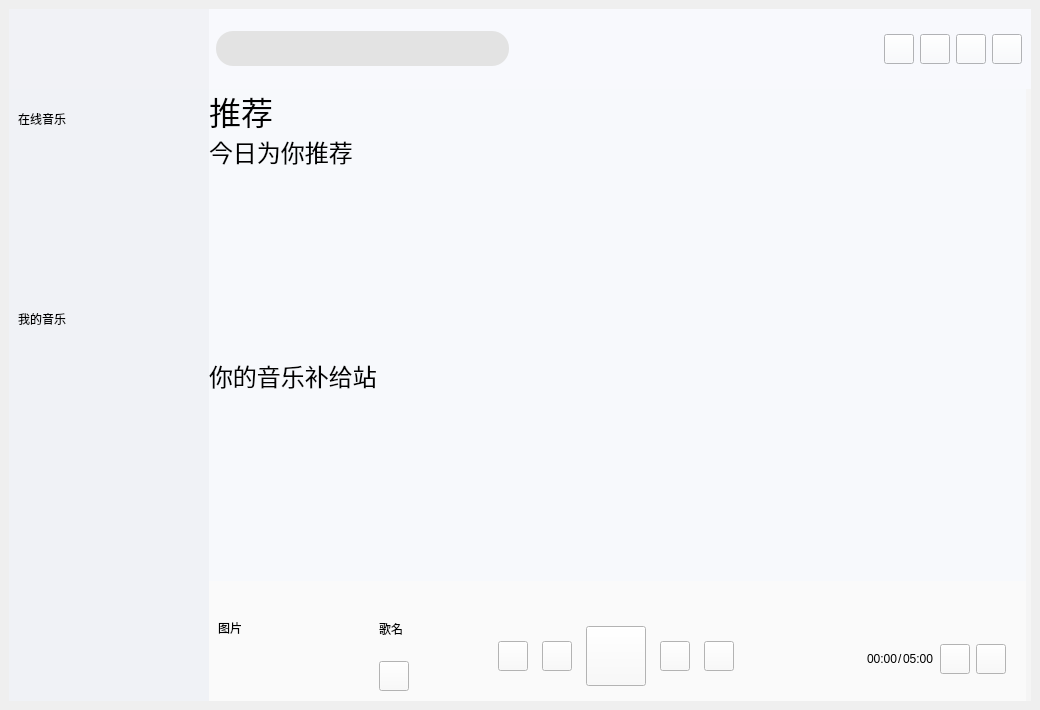
<?xml version="1.0" encoding="UTF-8"?>
<ui version="4.0">
 <class>client</class>
 <widget class="QWidget" name="client">
  <property name="geometry">
   <rect>
    <x>0</x>
    <y>0</y>
    <width>1040</width>
    <height>710</height>
   </rect>
  </property>
  <property name="windowTitle">
   <string>client</string>
  </property>
  <layout class="QVBoxLayout" name="verticalLayout">
   <property name="spacing">
    <number>6</number>
   </property>
   <property name="leftMargin">
    <number>9</number>
   </property>
   <property name="topMargin">
    <number>9</number>
   </property>
   <property name="rightMargin">
    <number>9</number>
   </property>
   <property name="bottomMargin">
    <number>9</number>
   </property>
   <item>
    <widget class="QWidget" name="background" native="true">
     <property name="styleSheet">
      <string notr="true"/>
     </property>
     <layout class="QVBoxLayout" name="verticalLayout_2">
      <property name="spacing">
       <number>0</number>
      </property>
      <property name="leftMargin">
       <number>0</number>
      </property>
      <property name="topMargin">
       <number>0</number>
      </property>
      <property name="rightMargin">
       <number>0</number>
      </property>
      <property name="bottomMargin">
       <number>0</number>
      </property>
      <item>
       <widget class="QWidget" name="head" native="true">
        <property name="minimumSize">
         <size>
          <width>0</width>
          <height>80</height>
         </size>
        </property>
        <property name="maximumSize">
         <size>
          <width>16777215</width>
          <height>80</height>
         </size>
        </property>
        <property name="styleSheet">
         <string notr="true">background-color:rgb(255, 244, 160)</string>
        </property>
        <layout class="QHBoxLayout" name="horizontalLayout">
         <property name="spacing">
          <number>0</number>
         </property>
         <property name="leftMargin">
          <number>0</number>
         </property>
         <property name="topMargin">
          <number>0</number>
         </property>
         <property name="rightMargin">
          <number>0</number>
         </property>
         <property name="bottomMargin">
          <number>0</number>
         </property>
         <item>
          <widget class="QWidget" name="headLeft" native="true">
           <property name="minimumSize">
            <size>
             <width>200</width>
             <height>0</height>
            </size>
           </property>
           <property name="maximumSize">
            <size>
             <width>200</width>
             <height>16777215</height>
            </size>
           </property>
           <property name="styleSheet">
            <string notr="true">background-color:rgb(241, 242, 246)</string>
           </property>
           <layout class="QHBoxLayout" name="horizontalLayout_3">
            <property name="spacing">
             <number>0</number>
            </property>
            <property name="leftMargin">
             <number>0</number>
            </property>
            <property name="topMargin">
             <number>0</number>
            </property>
            <property name="rightMargin">
             <number>0</number>
            </property>
            <property name="bottomMargin">
             <number>0</number>
            </property>
            <item>
             <widget class="QLabel" name="logo">
              <property name="styleSheet">
               <string notr="true">#logo
{
	background-image:url(&quot;:/images/logo.png&quot;);/*要加：*/
	background-repeat:no-repeat;/*因为图片小了，所以会重复*/
	background-position:center center;/*水平和垂直居中*/
}</string>
              </property>
              <property name="text">
               <string/>
              </property>
             </widget>
            </item>
           </layout>
          </widget>
         </item>
         <item>
          <widget class="QWidget" name="headRight" native="true">
           <property name="styleSheet">
            <string notr="true">background-color:rgb(248, 249, 253)</string>
           </property>
           <layout class="QHBoxLayout" name="horizontalLayout_2">
            <property name="spacing">
             <number>0</number>
            </property>
            <property name="leftMargin">
             <number>0</number>
            </property>
            <property name="topMargin">
             <number>0</number>
            </property>
            <property name="rightMargin">
             <number>0</number>
            </property>
            <property name="bottomMargin">
             <number>0</number>
            </property>
            <item>
             <widget class="QWidget" name="searchBox" native="true">
              <property name="minimumSize">
               <size>
                <width>300</width>
                <height>0</height>
               </size>
              </property>
              <property name="maximumSize">
               <size>
                <width>300</width>
                <height>16777215</height>
               </size>
              </property>
              <property name="styleSheet">
               <string notr="true"/>
              </property>
              <layout class="QHBoxLayout" name="horizontalLayout_4">
               <property name="spacing">
                <number>0</number>
               </property>
               <property name="leftMargin">
                <number>7</number>
               </property>
               <property name="topMargin">
                <number>0</number>
               </property>
               <property name="rightMargin">
                <number>0</number>
               </property>
               <property name="bottomMargin">
                <number>0</number>
               </property>
               <item>
                <widget class="QLineEdit" name="search">
                 <property name="minimumSize">
                  <size>
                   <width>0</width>
                   <height>35</height>
                  </size>
                 </property>
                 <property name="maximumSize">
                  <size>
                   <width>16777215</width>
                   <height>35</height>
                  </size>
                 </property>
                 <property name="styleSheet">
                  <string notr="true">#search
{
	background-color:#e3e3e3;
	border:none;
	border-radius:17px;
	padding-left:17px
}</string>
                 </property>
                </widget>
               </item>
              </layout>
             </widget>
            </item>
            <item>
             <widget class="QWidget" name="settingBox" native="true">
              <property name="styleSheet">
               <string notr="true"/>
              </property>
              <layout class="QHBoxLayout" name="horizontalLayout_5">
               <property name="spacing">
                <number>6</number>
               </property>
               <property name="leftMargin">
                <number>9</number>
               </property>
               <item>
                <spacer name="horizontalSpacer">
                 <property name="orientation">
                  <enum>Qt::Horizontal</enum>
                 </property>
                 <property name="sizeHint" stdset="0">
                  <size>
                   <width>40</width>
                   <height>20</height>
                  </size>
                 </property>
                </spacer>
               </item>
               <item>
                <widget class="QPushButton" name="skin">
                 <property name="minimumSize">
                  <size>
                   <width>30</width>
                   <height>30</height>
                  </size>
                 </property>
                 <property name="maximumSize">
                  <size>
                   <width>30</width>
                   <height>30</height>
                  </size>
                 </property>
                 <property name="styleSheet">
                  <string notr="true">#skin
{
	background-image:url(&quot;:/images/skin.png&quot;);
}
</string>
                 </property>
                 <property name="text">
                  <string/>
                 </property>
                </widget>
               </item>
               <item>
                <widget class="QPushButton" name="min">
                 <property name="minimumSize">
                  <size>
                   <width>30</width>
                   <height>30</height>
                  </size>
                 </property>
                 <property name="maximumSize">
                  <size>
                   <width>30</width>
                   <height>30</height>
                  </size>
                 </property>
                 <property name="styleSheet">
                  <string notr="true">#min
{
	background-image:url(&quot;:/images/min.png&quot;);
}</string>
                 </property>
                 <property name="text">
                  <string/>
                 </property>
                </widget>
               </item>
               <item>
                <widget class="QPushButton" name="max">
                 <property name="minimumSize">
                  <size>
                   <width>30</width>
                   <height>30</height>
                  </size>
                 </property>
                 <property name="maximumSize">
                  <size>
                   <width>30</width>
                   <height>30</height>
                  </size>
                 </property>
                 <property name="styleSheet">
                  <string notr="true">#max
{
	background-image:url(&quot;:/images/max.png&quot;);
}</string>
                 </property>
                 <property name="text">
                  <string/>
                 </property>
                </widget>
               </item>
               <item>
                <widget class="QPushButton" name="quit">
                 <property name="minimumSize">
                  <size>
                   <width>30</width>
                   <height>30</height>
                  </size>
                 </property>
                 <property name="maximumSize">
                  <size>
                   <width>30</width>
                   <height>30</height>
                  </size>
                 </property>
                 <property name="styleSheet">
                  <string notr="true">#quit
{
	background-image:url(&quot;:/images/quit.png&quot;);
}</string>
                 </property>
                 <property name="text">
                  <string/>
                 </property>
                </widget>
               </item>
              </layout>
             </widget>
            </item>
           </layout>
          </widget>
         </item>
        </layout>
       </widget>
      </item>
      <item>
       <widget class="QWidget" name="body" native="true">
        <property name="styleSheet">
         <string notr="true"/>
        </property>
        <layout class="QHBoxLayout" name="horizontalLayout_6">
         <property name="spacing">
          <number>0</number>
         </property>
         <property name="leftMargin">
          <number>0</number>
         </property>
         <property name="topMargin">
          <number>0</number>
         </property>
         <property name="rightMargin">
          <number>0</number>
         </property>
         <property name="bottomMargin">
          <number>0</number>
         </property>
         <item>
          <widget class="QWidget" name="bodyLeft" native="true">
           <property name="minimumSize">
            <size>
             <width>200</width>
             <height>0</height>
            </size>
           </property>
           <property name="maximumSize">
            <size>
             <width>200</width>
             <height>16777215</height>
            </size>
           </property>
           <property name="styleSheet">
            <string notr="true">background-color:rgb(240, 242, 246)</string>
           </property>
           <layout class="QVBoxLayout" name="verticalLayout_3">
            <property name="spacing">
             <number>0</number>
            </property>
            <property name="leftMargin">
             <number>0</number>
            </property>
            <property name="topMargin">
             <number>0</number>
            </property>
            <property name="rightMargin">
             <number>0</number>
            </property>
            <property name="bottomMargin">
             <number>0</number>
            </property>
            <item>
             <widget class="QWidget" name="leftBox" native="true">
              <property name="minimumSize">
               <size>
                <width>0</width>
                <height>400</height>
               </size>
              </property>
              <property name="maximumSize">
               <size>
                <width>16777215</width>
                <height>400</height>
               </size>
              </property>
              <property name="styleSheet">
               <string notr="true">background-color:rgb(240, 242, 246)</string>
              </property>
              <layout class="QVBoxLayout" name="verticalLayout_4">
               <property name="spacing">
                <number>0</number>
               </property>
               <property name="leftMargin">
                <number>0</number>
               </property>
               <property name="topMargin">
                <number>0</number>
               </property>
               <property name="rightMargin">
                <number>0</number>
               </property>
               <property name="bottomMargin">
                <number>0</number>
               </property>
               <item>
                <widget class="QWidget" name="onlineMusic" native="true">
                 <property name="styleSheet">
                  <string notr="true">background-color:rgb(240, 242, 246)</string>
                 </property>
                 <widget class="BtForm" name="rec" native="true">
                  <property name="geometry">
                   <rect>
                    <x>9</x>
                    <y>56</y>
                    <width>182</width>
                    <height>41</height>
                   </rect>
                  </property>
                  <property name="minimumSize">
                   <size>
                    <width>0</width>
                    <height>41</height>
                   </size>
                  </property>
                  <property name="maximumSize">
                   <size>
                    <width>16777215</width>
                    <height>41</height>
                   </size>
                  </property>
                  <property name="styleSheet">
                   <string notr="true"/>
                  </property>
                 </widget>
                 <widget class="QLabel" name="onlineMusicText">
                  <property name="geometry">
                   <rect>
                    <x>9</x>
                    <y>9</y>
                    <width>182</width>
                    <height>41</height>
                   </rect>
                  </property>
                  <property name="minimumSize">
                   <size>
                    <width>0</width>
                    <height>41</height>
                   </size>
                  </property>
                  <property name="maximumSize">
                   <size>
                    <width>16777215</width>
                    <height>41</height>
                   </size>
                  </property>
                  <property name="text">
                   <string>在线音乐</string>
                  </property>
                 </widget>
                </widget>
               </item>
               <item>
                <widget class="QWidget" name="myMusic" native="true">
                 <property name="styleSheet">
                  <string notr="true">background-color:rgb(240, 242, 246)</string>
                 </property>
                 <layout class="QVBoxLayout" name="verticalLayout_5">
                  <item>
                   <widget class="QLabel" name="myMusicText">
                    <property name="text">
                     <string>我的音乐</string>
                    </property>
                   </widget>
                  </item>
                  <item>
                   <widget class="BtForm" name="like" native="true">
                    <property name="styleSheet">
                     <string notr="true"/>
                    </property>
                   </widget>
                  </item>
                  <item>
                   <widget class="BtForm" name="local" native="true"/>
                  </item>
                  <item>
                   <widget class="BtForm" name="recent" native="true"/>
                  </item>
                 </layout>
                </widget>
               </item>
              </layout>
             </widget>
            </item>
            <item>
             <spacer name="verticalSpacer">
              <property name="orientation">
               <enum>Qt::Vertical</enum>
              </property>
              <property name="sizeHint" stdset="0">
               <size>
                <width>20</width>
                <height>583</height>
               </size>
              </property>
             </spacer>
            </item>
           </layout>
          </widget>
         </item>
         <item>
          <widget class="QWidget" name="bodyRight" native="true">
           <property name="styleSheet">
            <string notr="true">background-color:#f5f5f5</string>
           </property>
           <layout class="QVBoxLayout" name="verticalLayout_7">
            <property name="spacing">
             <number>0</number>
            </property>
            <property name="leftMargin">
             <number>0</number>
            </property>
            <property name="topMargin">
             <number>0</number>
            </property>
            <property name="rightMargin">
             <number>5</number>
            </property>
            <property name="bottomMargin">
             <number>0</number>
            </property>
            <item>
             <widget class="QStackedWidget" name="stackedWidget">
              <property name="styleSheet">
               <string notr="true">background-color: rgb(247,249,252)</string>
              </property>
              <property name="currentIndex">
               <number>0</number>
              </property>
              <widget class="QWidget" name="recPage">
               <widget class="QScrollArea" name="scrollArea">
                <property name="geometry">
                 <rect>
                  <x>-1</x>
                  <y>-4</y>
                  <width>820</width>
                  <height>500</height>
                 </rect>
                </property>
                <property name="widgetResizable">
                 <bool>true</bool>
                </property>
                <widget class="QWidget" name="scrollAreaWidgetContents">
                 <property name="geometry">
                  <rect>
                   <x>0</x>
                   <y>0</y>
                   <width>818</width>
                   <height>498</height>
                  </rect>
                 </property>
                 <layout class="QVBoxLayout" name="verticalLayout_6">
                  <property name="spacing">
                   <number>0</number>
                  </property>
                  <property name="leftMargin">
                   <number>0</number>
                  </property>
                  <property name="topMargin">
                   <number>0</number>
                  </property>
                  <property name="rightMargin">
                   <number>0</number>
                  </property>
                  <property name="bottomMargin">
                   <number>0</number>
                  </property>
                  <item>
                   <widget class="QLabel" name="recText">
                    <property name="minimumSize">
                     <size>
                      <width>0</width>
                      <height>50</height>
                     </size>
                    </property>
                    <property name="maximumSize">
                     <size>
                      <width>16777215</width>
                      <height>50</height>
                     </size>
                    </property>
                    <property name="font">
                     <font>
                      <family>Arial</family>
                      <pointsize>24</pointsize>
                     </font>
                    </property>
                    <property name="text">
                     <string>推荐</string>
                    </property>
                   </widget>
                  </item>
                  <item>
                   <widget class="QLabel" name="recMusicText">
                    <property name="minimumSize">
                     <size>
                      <width>0</width>
                      <height>30</height>
                     </size>
                    </property>
                    <property name="maximumSize">
                     <size>
                      <width>16777215</width>
                      <height>30</height>
                     </size>
                    </property>
                    <property name="font">
                     <font>
                      <pointsize>18</pointsize>
                     </font>
                    </property>
                    <property name="text">
                     <string>今日为你推荐</string>
                    </property>
                   </widget>
                  </item>
                  <item>
                   <widget class="RecBox" name="recMusicBox" native="true"/>
                  </item>
                  <item>
                   <widget class="QLabel" name="supplyMusicText">
                    <property name="minimumSize">
                     <size>
                      <width>0</width>
                      <height>30</height>
                     </size>
                    </property>
                    <property name="maximumSize">
                     <size>
                      <width>16777215</width>
                      <height>30</height>
                     </size>
                    </property>
                    <property name="font">
                     <font>
                      <pointsize>18</pointsize>
                     </font>
                    </property>
                    <property name="text">
                     <string>你的音乐补给站</string>
                    </property>
                   </widget>
                  </item>
                  <item>
                   <widget class="RecBox" name="supplyMusicBox" native="true"/>
                  </item>
                 </layout>
                </widget>
               </widget>
              </widget>
              <widget class="QWidget" name="likePage">
               <widget class="QLabel" name="label_3">
                <property name="geometry">
                 <rect>
                  <x>210</x>
                  <y>180</y>
                  <width>72</width>
                  <height>15</height>
                 </rect>
                </property>
                <property name="text">
                 <string>page2</string>
                </property>
               </widget>
              </widget>
              <widget class="QWidget" name="localPage">
               <widget class="QLabel" name="label_4">
                <property name="geometry">
                 <rect>
                  <x>300</x>
                  <y>180</y>
                  <width>72</width>
                  <height>15</height>
                 </rect>
                </property>
                <property name="text">
                 <string>page3</string>
                </property>
               </widget>
              </widget>
              <widget class="QWidget" name="recentPage">
               <widget class="QLabel" name="label_5">
                <property name="geometry">
                 <rect>
                  <x>190</x>
                  <y>160</y>
                  <width>72</width>
                  <height>15</height>
                 </rect>
                </property>
                <property name="text">
                 <string>page4</string>
                </property>
               </widget>
              </widget>
             </widget>
            </item>
            <item>
             <widget class="QWidget" name="progressBar" native="true">
              <property name="minimumSize">
               <size>
                <width>0</width>
                <height>30</height>
               </size>
              </property>
              <property name="maximumSize">
               <size>
                <width>16777215</width>
                <height>30</height>
               </size>
              </property>
              <property name="styleSheet">
               <string notr="true">background-color:rgb(250, 250, 250)</string>
              </property>
             </widget>
            </item>
            <item>
             <widget class="QWidget" name="controlBox" native="true">
              <property name="minimumSize">
               <size>
                <width>0</width>
                <height>90</height>
               </size>
              </property>
              <property name="maximumSize">
               <size>
                <width>16777215</width>
                <height>90</height>
               </size>
              </property>
              <property name="styleSheet">
               <string notr="true">background-color:rgb(250, 250, 250)</string>
              </property>
              <layout class="QHBoxLayout" name="horizontalLayout_7">
               <property name="spacing">
                <number>0</number>
               </property>
               <property name="leftMargin">
                <number>0</number>
               </property>
               <property name="topMargin">
                <number>0</number>
               </property>
               <property name="rightMargin">
                <number>0</number>
               </property>
               <property name="bottomMargin">
                <number>0</number>
               </property>
               <item>
                <widget class="QWidget" name="play1" native="true">
                 <property name="styleSheet">
                  <string notr="true"/>
                 </property>
                 <widget class="QLabel" name="musicCover">
                  <property name="geometry">
                   <rect>
                    <x>9</x>
                    <y>9</y>
                    <width>30</width>
                    <height>16</height>
                   </rect>
                  </property>
                  <property name="text">
                   <string>图片</string>
                  </property>
                 </widget>
                 <widget class="QLabel" name="musicName">
                  <property name="geometry">
                   <rect>
                    <x>170</x>
                    <y>10</y>
                    <width>30</width>
                    <height>16</height>
                   </rect>
                  </property>
                  <property name="text">
                   <string>歌名</string>
                  </property>
                 </widget>
                 <widget class="QPushButton" name="download">
                  <property name="geometry">
                   <rect>
                    <x>170</x>
                    <y>50</y>
                    <width>30</width>
                    <height>30</height>
                   </rect>
                  </property>
                  <property name="minimumSize">
                   <size>
                    <width>30</width>
                    <height>30</height>
                   </size>
                  </property>
                  <property name="maximumSize">
                   <size>
                    <width>30</width>
                    <height>30</height>
                   </size>
                  </property>
                  <property name="text">
                   <string/>
                  </property>
                 </widget>
                </widget>
               </item>
               <item>
                <widget class="QWidget" name="play2" native="true">
                 <property name="styleSheet">
                  <string notr="true"/>
                 </property>
                 <layout class="QHBoxLayout" name="horizontalLayout_8">
                  <item>
                   <widget class="QPushButton" name="addLike">
                    <property name="minimumSize">
                     <size>
                      <width>30</width>
                      <height>30</height>
                     </size>
                    </property>
                    <property name="maximumSize">
                     <size>
                      <width>30</width>
                      <height>30</height>
                     </size>
                    </property>
                    <property name="text">
                     <string/>
                    </property>
                   </widget>
                  </item>
                  <item>
                   <widget class="QPushButton" name="playPrev">
                    <property name="minimumSize">
                     <size>
                      <width>30</width>
                      <height>30</height>
                     </size>
                    </property>
                    <property name="maximumSize">
                     <size>
                      <width>30</width>
                      <height>30</height>
                     </size>
                    </property>
                    <property name="text">
                     <string/>
                    </property>
                   </widget>
                  </item>
                  <item>
                   <widget class="QPushButton" name="play">
                    <property name="minimumSize">
                     <size>
                      <width>60</width>
                      <height>60</height>
                     </size>
                    </property>
                    <property name="maximumSize">
                     <size>
                      <width>60</width>
                      <height>60</height>
                     </size>
                    </property>
                    <property name="text">
                     <string/>
                    </property>
                   </widget>
                  </item>
                  <item>
                   <widget class="QPushButton" name="playNext">
                    <property name="minimumSize">
                     <size>
                      <width>30</width>
                      <height>30</height>
                     </size>
                    </property>
                    <property name="maximumSize">
                     <size>
                      <width>30</width>
                      <height>30</height>
                     </size>
                    </property>
                    <property name="text">
                     <string/>
                    </property>
                   </widget>
                  </item>
                  <item>
                   <widget class="QPushButton" name="playMode">
                    <property name="minimumSize">
                     <size>
                      <width>30</width>
                      <height>30</height>
                     </size>
                    </property>
                    <property name="maximumSize">
                     <size>
                      <width>30</width>
                      <height>30</height>
                     </size>
                    </property>
                    <property name="text">
                     <string/>
                    </property>
                   </widget>
                  </item>
                 </layout>
                </widget>
               </item>
               <item>
                <widget class="QWidget" name="play3" native="true">
                 <property name="styleSheet">
                  <string notr="true"/>
                 </property>
                 <widget class="QWidget" name="layoutWidget">
                  <property name="geometry">
                   <rect>
                    <x>20</x>
                    <y>30</y>
                    <width>232</width>
                    <height>36</height>
                   </rect>
                  </property>
                  <layout class="QHBoxLayout" name="horizontalLayout_13">
                   <item>
                    <spacer name="horizontalSpacer_2">
                     <property name="orientation">
                      <enum>Qt::Horizontal</enum>
                     </property>
                     <property name="sizeHint" stdset="0">
                      <size>
                       <width>58</width>
                       <height>20</height>
                      </size>
                     </property>
                    </spacer>
                   </item>
                   <item>
                    <layout class="QHBoxLayout" name="horizontalLayout_12">
                     <item>
                      <layout class="QHBoxLayout" name="horizontalLayout_10">
                       <property name="spacing">
                        <number>0</number>
                       </property>
                       <item>
                        <widget class="QLabel" name="currentTime">
                         <property name="text">
                          <string>00:00</string>
                         </property>
                        </widget>
                       </item>
                       <item>
                        <widget class="QLabel" name="line">
                         <property name="text">
                          <string>/</string>
                         </property>
                        </widget>
                       </item>
                       <item>
                        <widget class="QLabel" name="totalTime">
                         <property name="text">
                          <string>05:00</string>
                         </property>
                        </widget>
                       </item>
                      </layout>
                     </item>
                     <item>
                      <layout class="QHBoxLayout" name="horizontalLayout_11">
                       <item>
                        <widget class="QPushButton" name="lrcWord">
                         <property name="minimumSize">
                          <size>
                           <width>30</width>
                           <height>30</height>
                          </size>
                         </property>
                         <property name="maximumSize">
                          <size>
                           <width>30</width>
                           <height>30</height>
                          </size>
                         </property>
                         <property name="text">
                          <string/>
                         </property>
                        </widget>
                       </item>
                       <item>
                        <widget class="QPushButton" name="volume">
                         <property name="minimumSize">
                          <size>
                           <width>30</width>
                           <height>30</height>
                          </size>
                         </property>
                         <property name="maximumSize">
                          <size>
                           <width>30</width>
                           <height>30</height>
                          </size>
                         </property>
                         <property name="text">
                          <string/>
                         </property>
                        </widget>
                       </item>
                      </layout>
                     </item>
                    </layout>
                   </item>
                  </layout>
                 </widget>
                </widget>
               </item>
              </layout>
             </widget>
            </item>
           </layout>
          </widget>
         </item>
        </layout>
       </widget>
      </item>
     </layout>
    </widget>
   </item>
  </layout>
 </widget>
 <customwidgets>
  <customwidget>
   <class>BtForm</class>
   <extends>QWidget</extends>
   <header location="global">btform.h</header>
   <container>1</container>
  </customwidget>
  <customwidget>
   <class>RecBox</class>
   <extends>QWidget</extends>
   <header location="global">recbox.h</header>
   <container>1</container>
  </customwidget>
 </customwidgets>
 <resources/>
 <connections/>
</ui>
